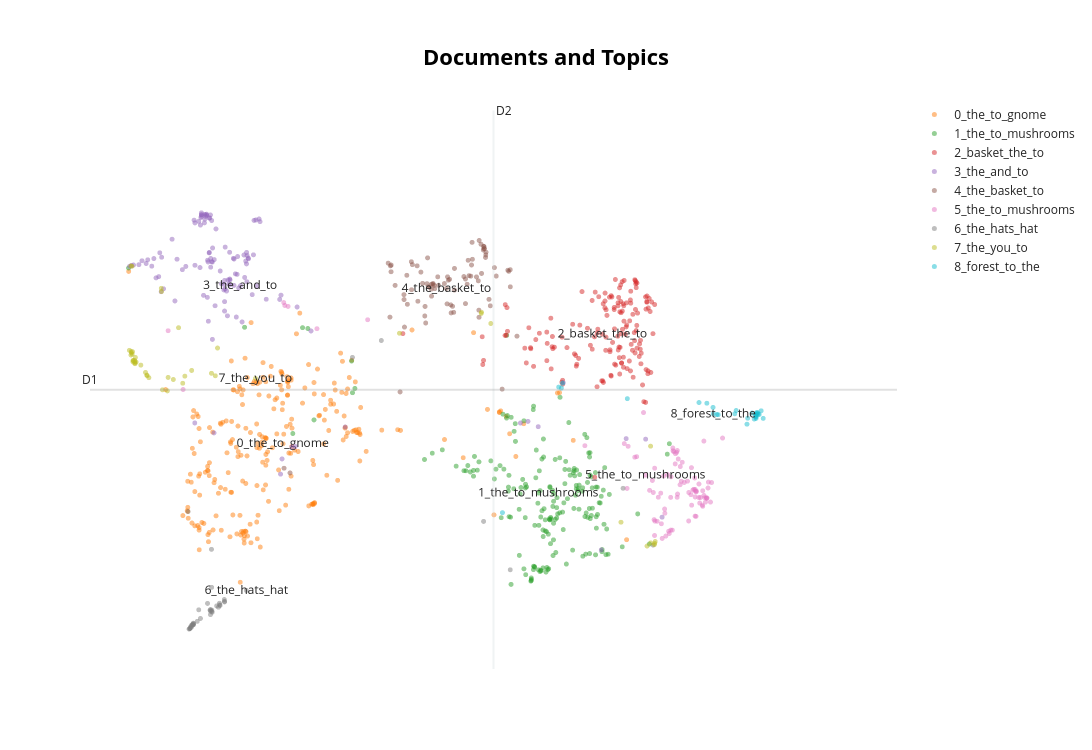

Write notebook code for a chart like this one.
### Code cell
topic_model_reduce.visualize_documents(docs)
